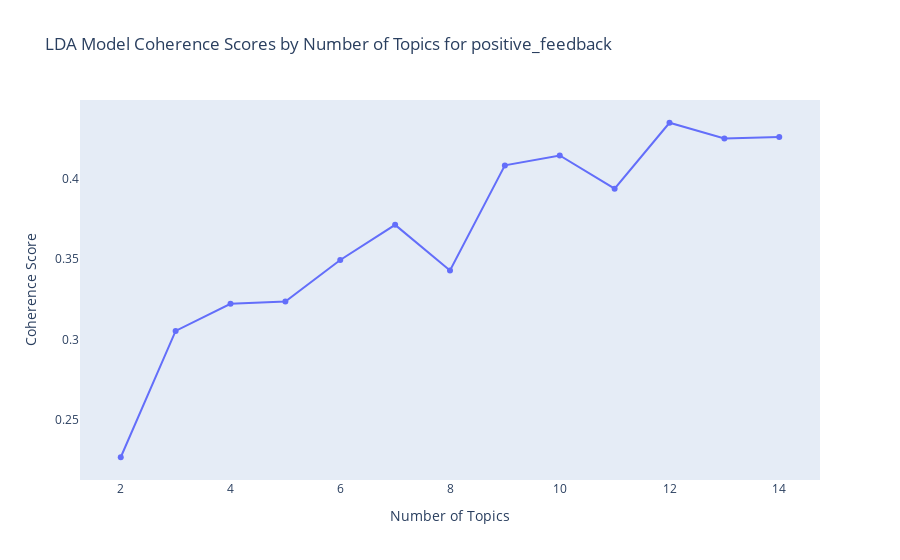

Notebook code for this chart:
### Markdown cell above
##### Topic Modelling Using LDA

Applies topic modeling techniques to discover abstract topics from the collection of texts. This section outlines the method and parameters used for modeling and visualizes the topics to interpret the thematic structure of the data.

### Code cell
tokenized_docs = [word_tokenize(doc.lower()) for doc in data['positive_feedback'] if isinstance(doc, str)]
dictionary = corpora.Dictionary(tokenized_docs)
dictionary.filter_extremes(no_below=15, no_above=0.5, keep_n=100000)
corpus = [dictionary.doc2bow(doc) for doc in tokenized_docs]

coherence_values = []
topic_numbers = range(2, 15)  # Topic range

for num_topics in topic_numbers:
    lda_model = LdaModel(corpus=corpus, id2word=dictionary, num_topics=num_topics, passes=10, alpha='auto', eta='auto')
    coherencemodel = CoherenceModel(model=lda_model, texts=tokenized_docs, dictionary=dictionary, coherence='c_v')
    coherence_values.append(coherencemodel.get_coherence())

# Select the model that gives the highest coherence score
optimal_index = np.argmax(coherence_values)
optimal_topics = topic_numbers[optimal_index]
print("Optimal number of topics for positive_feedback:", optimal_topics)

# Plotting the coherence scores using Plotly
fig = go.Figure(data=go.Scatter(x=list(topic_numbers), y=coherence_values, mode='lines+markers'))
fig.update_layout(title='LDA Model Coherence Scores by Number of Topics for positive_feedback',
                  xaxis_title='Number of Topics',
                  yaxis_title='Coherence Score',
                  xaxis=dict(showgrid=False),
                  yaxis=dict(showgrid=False))
fig.show()

### Figure 1 — Plotly figure (JSON) as saved in the notebook; plotly's stock layout.template omitted (floating-point values rounded to 4 significant figures)
{"data": [{"mode": "lines+markers", "type": "scatter", "x": [2, 3, 4, 5, 6, 7, 8, 9, 10, 11, 12, 13, 14], "y": [0.2269, 0.3054, 0.3222, 0.3236, 0.3494, 0.3712, 0.3429, 0.4081, 0.4143, 0.3937, 0.4346, 0.4248, 0.4258]}], "layout": {"title": {"text": "LDA Model Coherence Scores by Number of Topics for positive_feedback"}, "xaxis": {"showgrid": false, "title": {"text": "Number of Topics"}}, "yaxis": {"showgrid": false, "title": {"text": "Coherence Score"}}}}
